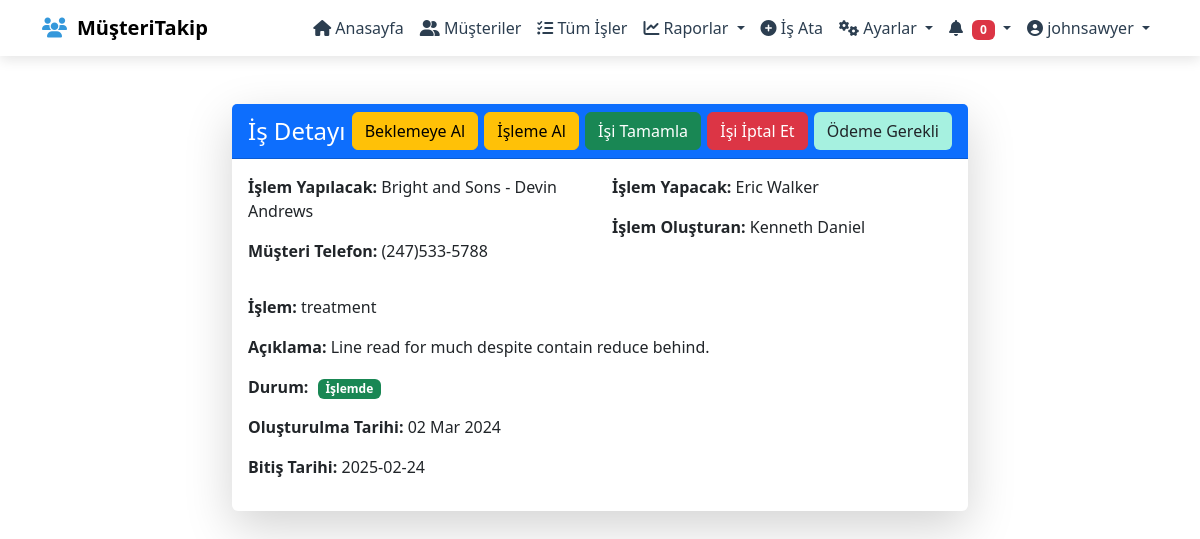
Screenshot of /job_detail/1/ (signed in) with the database file from the repository.
### tracking/models.py (models this page shows, shortened)
class User(AbstractUser):
    phone = models.CharField(max_length=15, blank=True, null=True)
    def __str__(self):
        return f"{self.first_name} {self.last_name}"

class Job(models.Model):
    employee = models.ForeignKey(
        User,
        on_delete=models.CASCADE,
        related_name='employee_jobs'  # employee için ters ilişki
    )
    customer = models.ForeignKey(Customer, on_delete=models.CASCADE, related_name="jobs")
    service = models.ForeignKey(Services, on_delete=models.CASCADE)
    price = models.DecimalField(null=True, blank=True, max_digits=10, decimal_places=2)
    vat = models.IntegerField(null=True, blank=True)
    total_price = models.DecimalField(null=True, blank=True, max_digits=10, decimal_places=2)
    info = models.CharField(max_length=255, null=True, blank=True)
    created_date = models.DateTimeField(auto_now_add=True)
    end_date = models.DateTimeField(null=True, blank=True)
    appointment_date = models.DateField(null=True, blank=True)  # Sadece tarih
    appointment_time = models.TimeField(null=True,blank=True)
    created_by = models.ForeignKey(
        User,
        on_delete=models.CASCADE,
        related_name='created_job'  # created_by için ters ilişki
    )
    STATUS_CHOICES = [
        ('pending', 'Beklemede'),
        ('in_progress', 'İşlemde'),
        ('completed', 'Tamamlandı'),
        ('cancelled', 'İptal'),
        ('awaited','Ödeme Bekleniyor'),
    ]
    status = models.CharField(
        max_length=20,
        choices=STATUS_CHOICES,
        default='pending'
    )

class Customer(models.Model):
    code = models.CharField(max_length=10, unique=True)
    owner_name = models.CharField(max_length=255)
    owner_surname = models.CharField(max_length=255)
    brand_name = models.CharField(max_length=255)
    address = models.CharField(max_length=255)
    phone = models.CharField(max_length=11)
    email = models.EmailField()
    date_joined = models.DateTimeField(auto_now_add=True)
    created_by = models.ForeignKey(get_user_model(), on_delete=models.CASCADE)
    balance = models.DecimalField(max_digits=10, decimal_places=2, default=0.00)
    paid = models.DecimalField(max_digits=10, decimal_places=2, default=0.00)
    def __str__(self):
        return f"{self.brand_name} - {self.owner_name} {self.owner_surname}"

class Services(models.Model):
    name = models.CharField(max_length=255)
    created_by = models.ForeignKey(User, on_delete=models.CASCADE)
    price = models.DecimalField(null=True, blank=True, max_digits=10, decimal_places=2)
    is_active = models.BooleanField(default=True)
    def __str__(self):
        return f"{self.name}"

### tracking/views.py (the view)
# urls.py: path("job_detail/<int:job_id>/",views.job_detail,name="job_detail"),
def job_detail(request,job_id):
    job = get_object_or_404(Job,id=job_id)
    context = {
        'job':job,
    }
    return render(request,'job_detail.html',context)

### tracking/context_processors.py (called while the page is built)
def user_jobs(request):
    if request.user.is_authenticated:
        today = timezone.localtime(timezone.now()).date()  # Bugün tarihini yerel zamanla al
        tasks = Job.objects.filter(
            employee=request.user,
            status="pending",
            appointment_date__year=today.year,  # Yıl bazında filtreleme
            appointment_date__month=today.month,  # Ay bazında filtreleme
            appointment_date__day=today.day  # Gün bazında filtreleme
        )
        print(tasks.count())
    else:
        tasks = []
    return {
        'user_jobs': tasks  # Context'e ekleyerek tüm şablonlarda kullanılmasını sağla
    }

def all_jobs(request):
    if request.user.is_authenticated:
        today = timezone.localtime(timezone.now()).date()  # Bugün tarihini yerel zamanla al
        all_jobs = Job.objects.filter(
            status="pending",
            appointment_date__year=today.year,
            appointment_date__month=today.month,
            appointment_date__day=today.day
        )
        print(all_jobs.count())
    else:
        all_jobs = []
    return {
        'all_jobs': all_jobs  # Context'e ekleyerek tüm şablonlarda kullanılmasını sağla
    }

def my_future_works(request):
    if request.user.is_authenticated:
        my_future_works = Job.objects.filter(
            status="pending",
            appointment_date__gt=timezone.localtime(timezone.now())  # Bugünden ileri tarihli işler
        )
    else:
        my_future_works = []
    return {
        'my_future_works': my_future_works  # Context'e ekleyerek tüm şablonlarda kullanılmasını sağla
    }

### tracking/templates/job_detail.html (shortened to what this page needs)
{% extends '_base.html' %}
{% block content %}
<div class="container mt-5">
    <div class="row">
      <div class="col-lg-8 offset-lg-2">
        <div class="card shadow-lg border-0">
          <div class="card-header bg-primary text-white d-flex justify-content-between align-items-center">
            <h4 class="m-0">İş Detayı</h4>
            <button type="button" id="pending-job" class="btn btn-warning">Beklemeye Al</button>
            <button type="button" id="start-job" class="btn btn-warning">İşleme Al</button>
            <button type="button" id="complete-job" class="btn btn-success">İşi Tamamla</button>
            <button type="button" id="cancel-job" class="btn btn-danger">İşi İptal Et</button>
            <button type="button" id="awaited-payment-job" class="btn btn-awaited">Ödeme Gerekli</button>
          </div>
          <div class="card-body">
            <div class="row mb-3">
              <div class="col-md-6">
                <p>
                  <strong>İşlem Yapılacak:</strong> {{ job.customer }}
                </p>
                <p>
                  <strong>Müşteri Telefon:</strong> {{ job.customer.phone }}
                </p>
              </div>
              <div class="col-md-6">
                <p>
                  <strong>İşlem Yapacak:</strong> {{ job.employee }}
                </p>
                <p>
                  <strong>İşlem Oluşturan:</strong> {{ job.created_by.first_name }} {{ job.created_by.last_name }}
                </p>
              </div>
            </div>
            <div class="mb-3">
              <p>
                <strong>İşlem:</strong> {{ job.service }}
              </p>
              <p>
                <strong>Açıklama:</strong> {{ job.info }}
              </p>
            </div>
            <div class="mb-3">
              <p>
                <strong>Durum:</strong>
                <span id="job-status"> {% if job.status == 'pending' %} <span class="badge bg-warning text-dark">Bekliyor</span> {% elif job.status == 'completed' %} <span class="badge bg-success">Tamamlandı</span> {% elif job.status == 'in_progress' %} <span class="badge bg-success">
                    <strong>İşlemde</strong>
                  </span> {% elif job.status == 'awaited' %} <span class="badge bg-awaited">
                    <strong>Ödeme Gerekli</strong>
                  </span> {% elif job.status == 'cancelled' %} <span class="badge bg-danger">
                    <strong>İPTAL</strong>
                  </span> {% endif %} </span>
              </p>
              <p>
                <strong>Oluşturulma Tarihi:</strong> {{ job.created_date|date:"d M Y" }}
              </p>
              <p>
                <strong>Bitiş Tarihi:</strong>
                <span id="job-end-date">{{ job.end_date|date:"Y-m-d" }}</span>
              </p>
            </div>
          </div>
        </div>
      </div>
    </div>
  </div>
{% endblock content %}

### tracking/templates/_navbar.html (shortened to what this page needs)
{% load static %}
<!DOCTYPE html>
<html lang="tr">
<head>
     <link rel="stylesheet" href="{% static 'css/navbar.css' %}">
</head>
<body>
<nav class="navbar navbar-expand-lg">
    <div class="container">
        <a class="navbar-brand" href="#">
            <i class="fas fa-users"></i> MüşteriTakip
        </a>
        <div class="collapse navbar-collapse" id="navbarNav">
            <ul class="navbar-nav ms-auto">
                <li class="nav-item">
                    <a class="nav-link active" href="{% url 'dashboard' %}"><i class="fas fa-home"></i> Anasayfa</a>
                </li>
                <li class="nav-item">
                    <a class="nav-link" href="{% url 'list_customers' %}"><i class="fas fa-user-friends"></i> Müşteriler</a>
                </li>
                <li class="nav-item">
                    <a class="nav-link" href="{% url 'job_list' %}"><i class="fas fa-tasks"></i> Tüm İşler</a>
                </li>
                <li class="nav-item dropdown">
                    <a class="nav-link dropdown-toggle" href="#" role="button" data-bs-toggle="dropdown">
                        <i class="fa-solid fa-chart-line"></i> Raporlar
                    </a>
                </li>
                <li class="nav-item">
                    <a class="nav-link" href="{% url 'add_job_page' %}"><i class="fas fa-plus-circle"></i> İş Ata</a>
                </li>
                <li class="nav-item dropdown">
                    <a class="nav-link dropdown-toggle" href="#" role="button" data-bs-toggle="dropdown">
                        <i class="fas fa-cogs"></i> Ayarlar
                    </a>
                </li>
                <li class="nav-item dropdown">
                    <a class="nav-link dropdown-toggle" href="#" role="button" data-bs-toggle="dropdown">
                        <i class="fas fa-bell"></i> <span class="badge bg-danger">{{user_jobs.count}}</span>
                    </a>
                </li>
                <li class="nav-item dropdown">
                    <a class="nav-link dropdown-toggle" href="#" role="button" data-bs-toggle="dropdown">
                        <i class="fas fa-user-circle"></i> {{request.user.username}}
                    </a>
                </li>
            </ul>
        </div>
    </div>
</nav>
</body>
</html>

### tracking/static/css/navbar.css (style rules this page uses)
body { font-family: "Poppins", sans-serif; font-weight: 500; font-style: normal; }
.navbar { background-color: #ffffff; padding: 10px 20px; box-shadow: 0px 4px 12px rgba(0, 0, 0, 0.1); }
.navbar-brand { font-weight: 700; font-size: 1.8rem; color: #2c3e50; display: flex; align-items: center; }
.navbar-brand i { margin-right: 10px; color: #3498db; }
.nav-link { font-size: 1rem; color: #2c3e50 !important; padding: 8px 15px; margin: 0 0px; border-radius: 8px; transition: all 0.3s ease; }
.nav-link.active { color: #ffffff; }
.badge { font-size: 0.8rem; padding: 4px 8px; margin-left: 5px; }

### tracking/templates/job_detail.html (style rules this page uses)
.btn-awaited, .bg-awaited { background-color: #A6F1E0; }

### rows the page displays
User: user.username "johnsawyer"
Job: customer "Bright and Sons - Devin Andrews", customer.phone "(247)533-5788", employee "Eric Walker", created_by.first_name "Kenneth", created_by.last_name "Daniel", service "treatment", info "Line read for much despite contain reduce behind.", created_date "02 Mar 2024", end_date "2025-02-24"

### other values shown
{{ user_jobs.count }} "0"
